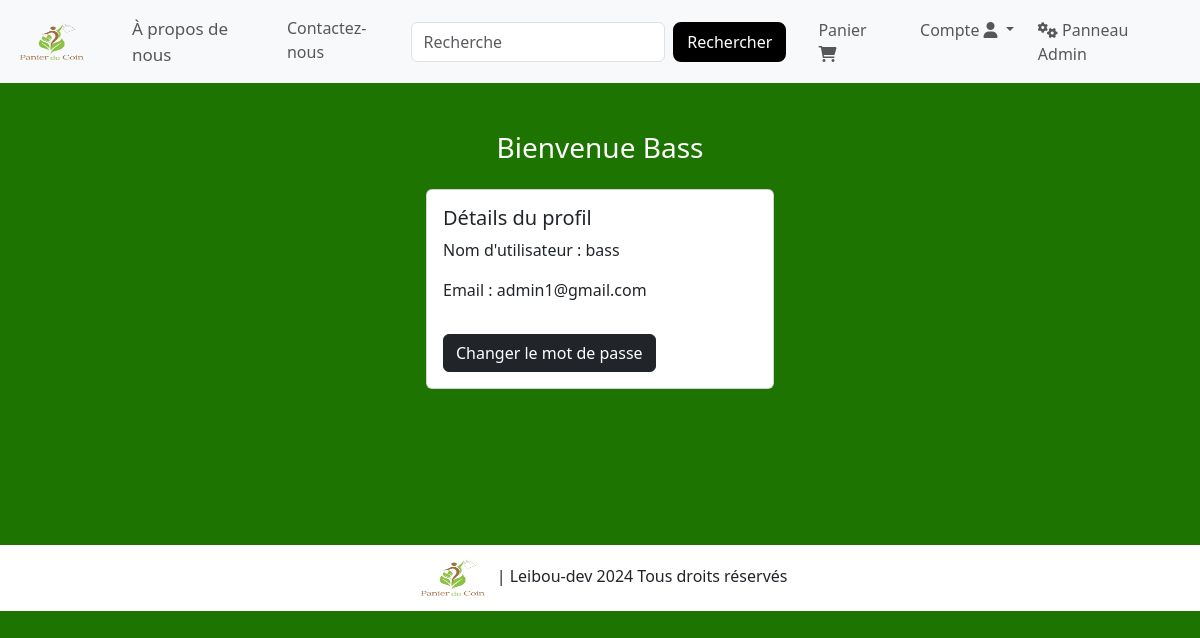
/profile/6 (signed in), run on the app's committed database.
### website/models.py (models this page shows, shortened)
class Customer(db.Model, UserMixin):
    id = db.Column(db.Integer, primary_key=True)
    email = db.Column(db.String(100), unique=True)
    username = db.Column(db.String(100))
    password_hash = db.Column(db.String(150))
    date_joined = db.Column(db.DateTime(), default=datetime.utcnow)
    cart_items = db.relationship('Cart', backref=db.backref('customer', lazy=True))
    orders = db.relationship('OneOrder', backref=db.backref('customer', lazy=True))
    @property
    def password(self):
        raise AttributeError('Password is not a readable Attribute')

### website/auth.py (the view)
@auth.route('/profile/<int:customer_id>')
@login_required
def profile(customer_id):
    customer = Customer.query.get(customer_id)
    return render_template('profile.html', customer=customer)

### website/templates/profile.html (shortened to what this page needs)
{% extends 'base.html' %}
{% block body %}
<div class="container my-5">
    <div class="row">
        <div class="col-lg-12">
            <h3 class="text-center text-white mb-4">Bienvenue <span class="text-capitalize">{{ customer.username }}</span></h3>
        </div>
    </div>
    <div class="row justify-content-center">
        <div class="col-lg-4 col-md-6 col-sm-8">
            <div class="card">
                <div class="card-body">
                    <h5 class="card-title">Détails du profil</h5>
                    <p class="card-text">Nom d'utilisateur : {{ customer.username }}</p>
                    <p class="card-text">Email : {{ customer.email }}</p>
                    <a href="/change-password/{{ customer.id }}" class="btn btn-dark mt-3">Changer le mot de passe</a>
                </div>
            </div>
        </div>
    </div>
</div>
<div>
<div>
</div>
</div>
{% endblock %}

### data on the page
Customer: username "Bass", username "bass", email "admin1@gmail.com"
